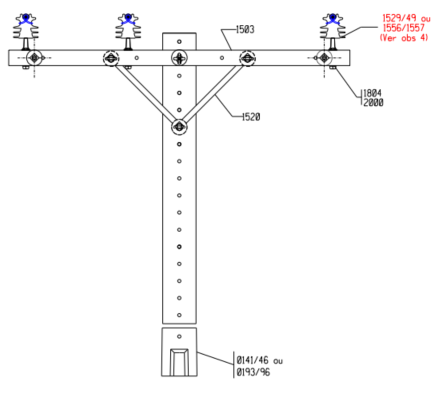
#> input picture dds-webtools/estruturas/Captura de tela 2026-06-17 172552.png, 442 x 397 px
$ python -i extract_structures.py   (imports and definitions only)
#> lines starting #> are read from the running program, lines starting #| are printed output that depends on the picture; after the words box and inside, x2 and y2 are one past the last pixel; in counts of white or black regions, pixels touching at a corner belong together
#> further down, picture is the input picture: PIL image 442x397 RGBA; mean R, G, B, A 249.8, 249.4, 249.6, 255
import os
import re
import json
import fitz  # PyMuPDF
from PIL import Image, ImageChops
from io import BytesIO
from pathlib import Path
from typing import Union, Optional, Dict, List
from google.cloud import storage
from concurrent.futures import ThreadPoolExecutor, as_completed

# Carregar credenciais locais do Firebase
local_key = r"d:\programas\DDS\firebase_config.json"
if os.path.exists(local_key):
    os.environ["GOOGLE_APPLICATION_CREDENTIALS"] = local_key

storage_client = storage.Client()
BUCKET_NAME = "dds-treinamentos.firebasestorage.app"
bucket = storage_client.bucket(BUCKET_NAME)

BASE_INPUT_DIR = r"D:\CE\Engenharia - Documentos\OBRAS PARTICULARES\NORMAS TECNICAS\COPEL 2022"
BASE_OUTPUT_DIR = r"d:\programas\DDS\dds-webtools\controle_projetos\static\images\estruturas"

NETWORKS = ["RDA", "RDC", "RDP", "RSI"]

# [20 lines left out: functions nome_arquivo_seguro, renderizar_clip_pdf, not called in this run]

def aparar_margens_brancas(
    img: Image.Image,
    tolerancia: int = 245,
    margem: int = 35
) -> Image.Image:
    """
    Remove margens brancas ao redor do desenho/tabela.
    """
#> called with tolerancia = 245, margem = 35
    img = img.convert("RGB")
    fundo = Image.new("RGB", img.size, (255, 255, 255))
#> fundo: PIL image 442x397 RGB; every value is 255
    diff = ImageChops.difference(img, fundo)
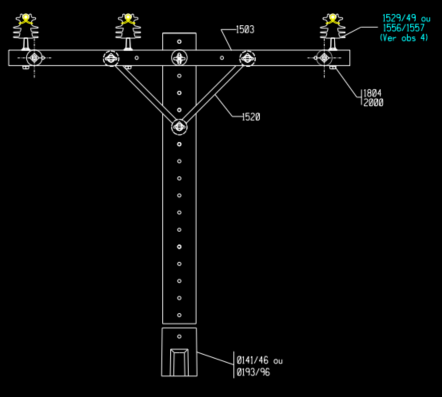
#> diff: PIL image 442x397 RGB; mean R, G, B 5.2, 5.6, 5.4
    gray = diff.convert("L")

    # Quanto menor o valor aqui, mais sensível ao cinza/claro.
    mask = gray.point(lambda p: 255 if p > (255 - tolerancia) else 0)
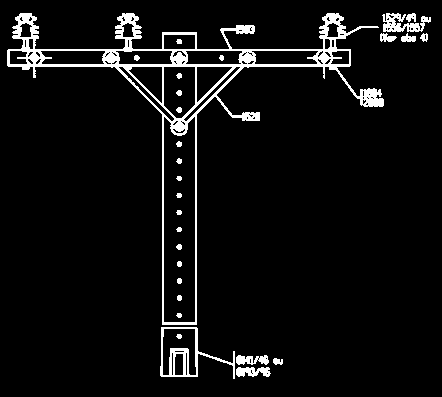
#> mask: PIL image 442x397 L; 5.8% white; 28 white regions, largest, box (x1, y1, x2, y2) and area: (7, 13, 384, 325) 7537, (160, 327, 235, 379) 848, (382, 13, 431, 32) 484
    bbox = mask.getbbox()
#> bbox = (7, 13, 431, 379)

    if not bbox:
        return img

    left, top, right, bottom = bbox
#> left = 7; top = 13; right = 431; bottom = 379
    left = max(0, left - margem)
#> left = 0
    top = max(0, top - margem)
#> top = 0
    right = min(img.width, right + margem)
#> right = 442
    bottom = min(img.height, bottom + margem)
#> bottom = 397

    return img.crop((left, top, right, bottom))

# [143 lines left out: functions clip_pagina_1_estrutura_completa, clip_pagina_2_estrutura_base, upload_image_to_gcs, extract_structures, not called in this run]

# [2 lines not run here, left out]

>>> from PIL import Image
>>> picture = Image.open('dds-webtools/estruturas/Captura de tela 2026-06-17 172552.png')
>>> result = aparar_margens_brancas(picture)
